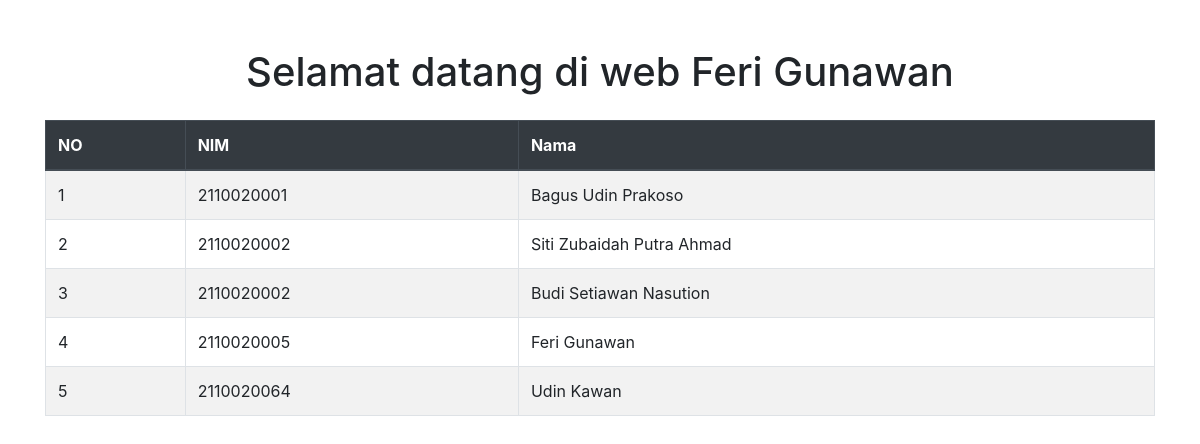
/index.php/mahasiswa/mhs_resultArray, run on the app's committed database.
### tables this page shows
CREATE TABLE `mahasiswa` (
  `id_mahasiswa` int NOT NULL,
  `NIM` varchar(20) NOT NULL,
  `nama_mhs` varchar(90) NOT NULL,
  `id_prodi` int DEFAULT NULL
);

### application/controllers/Mahasiswa.php (called while the page is built, shortened)
<?php
class Mahasiswa extends CI_Controller
{
    public function __construct()
    {
        $this->load->model('Mahasiswa_model');
        $this->load->model('Prodi_model');
    }
    public function mhs_resultArray()
    {
        $data['resultArray'] = $this->Mahasiswa_model->metoderesultArray();
        $this->load->view('resultarray_view', $data);
    }
}

### index.php (called while the page is built, shortened)
<?php
require_once BASEPATH.'core/CodeIgniter.php';

### application/models/Mahasiswa_model.php (called while the page is built, shortened)
<?php
class Mahasiswa_model extends CI_Model
{
    public function metodeResultArray()
    {
        $query = $this->db->get('mahasiswa');
        return $query->result_array();
    }
}

### application/views/resultarray_view.php (the view, shortened to what this page needs)
<!DOCTYPE html>
<html lang="en">
<head>
    <link href="https://stackpath.bootstrapcdn.com/bootstrap/4.5.2/css/bootstrap.min.css" rel="stylesheet">
</head>
<body>
    <div class="container mt-5">
        <h1 class="text-center mb-4">Selamat datang di web Feri Gunawan</h1>
        <table class="table table-striped table-bordered">
            <thead class="thead-dark">
                <tr>
                    <th scope="col">NO</th>
                    <th scope="col">NIM</th>
                    <th scope="col">Nama</th>
                </tr>
            </thead>
            <tbody>
                <?php
                $no = 1;
                foreach ($resultArray as $row) { ?>
                    <tr>
                        <td><?= $no++ ?></td>
                        <td><?= $row['NIM'] ?></td>
                        <td><?= $row['nama_mhs'] ?></td>
                    </tr>
                <?php } ?>
            </tbody>
        </table>
    </div>
</body>
</html>

### data on the page
mahasiswa: NIM "2110020001", nama_mhs "Bagus Udin Prakoso"
mahasiswa: NIM "2110020002", nama_mhs "Siti Zubaidah Putra Ahmad"
mahasiswa: NIM "2110020002", nama_mhs "Budi Setiawan Nasution"
mahasiswa: NIM "2110020005", nama_mhs "Feri Gunawan"
mahasiswa: NIM "2110020064", nama_mhs "Udin Kawan"
